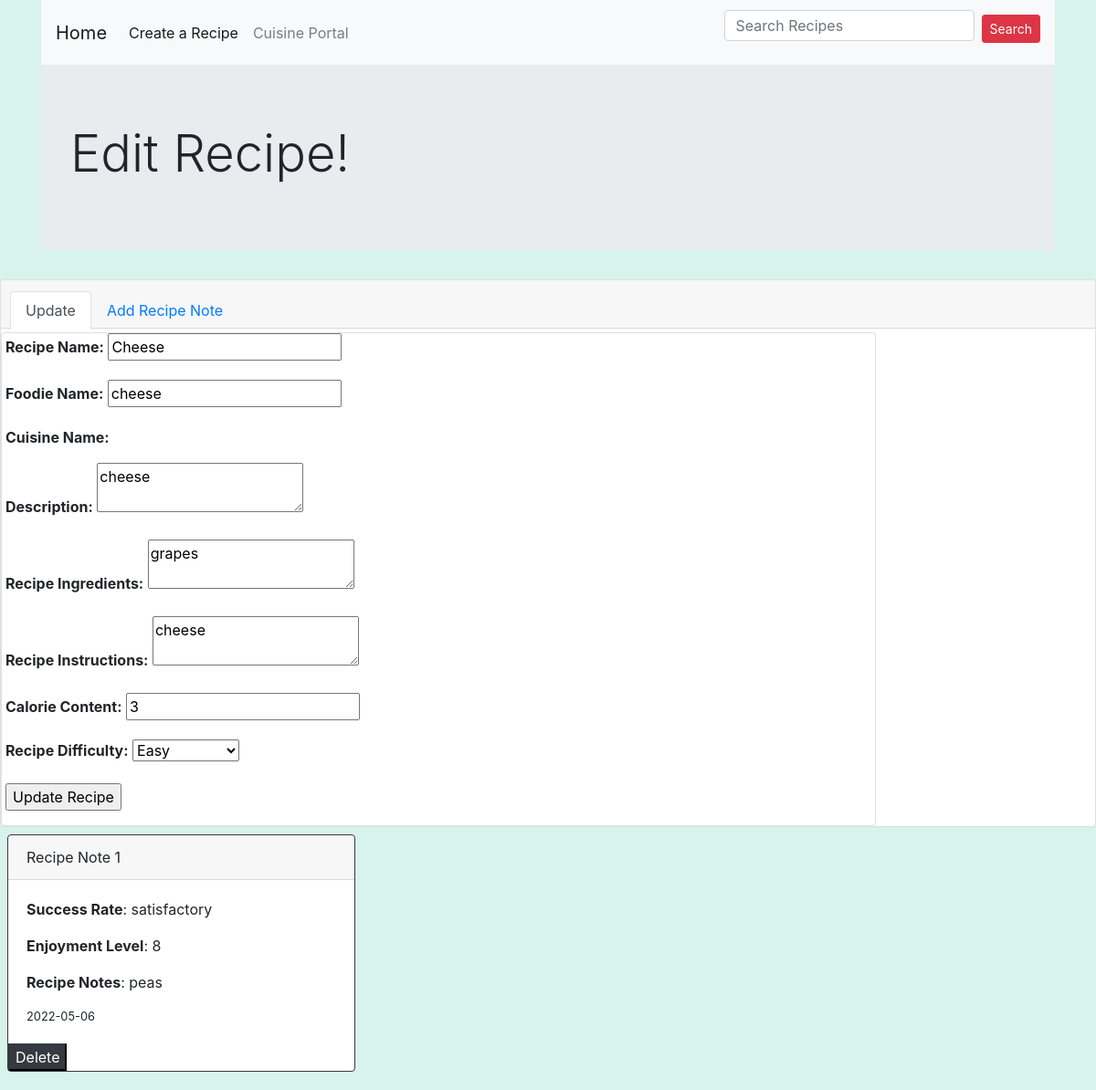
The page /home/edit/1 on the database its author committed.
### application/models.py (models this page shows)
class makeRecipe(db.Model):
    id = db.Column(db.Integer, primary_key=True)
    recipeName = db.Column(db.String(100), nullable=False)
    CuisID = db.Column(db.String(30), db.ForeignKey("cuisines.id"), nullable=False)
    creatorName = db.Column(db.String(30), nullable=False)
    description = db.Column(db.String(500), nullable=False)
    ingredients = db.Column(db.String(500), nullable=False)
    instructions = db.Column(db.String(1500), nullable=False)
    calories = db.Column(db.Integer, nullable=False)
    difficulty = db.Column(db.String(30), nullable=False)
    recipe_notes = db.relationship("trackCook", backref="recipe", lazy=True)

class trackCook(db.Model):
    id = db.Column(db.Integer, primary_key=True)
    madeDate = db.Column(db.Date, nullable=False)
    success = db.Column(db.String(30), nullable=False)
    enjoyRate = db.Column(db.Integer, nullable=False)
    notes = db.Column(db.String(600), unique=False)
    recipe_id = db.Column(db.Integer, db.ForeignKey("make_recipe.id"), nullable=False)

### application/routes.py (the view, shortened to what this page needs)
@app.route("/home/edit/<id>", methods=["GET", "POST"])
def edit_recipe(id):
    look_recipe = makeRecipe.query.get_or_404(id)
    look_notes = trackCook.query.filter(trackCook.recipe_id == id).all()
    form_update =  UpdateRecipe(obj = look_recipe)
    add_track = RecipeTrack()
    if request.method == "GET":
        return render_template("edit.html", title = "Edit Recipe!", recipe = look_recipe, recipe_notes = look_notes,
                                    form_update = form_update, add_track = add_track)
    return render_template("edit.html", title = "Edit Recipe!", recipe = look_recipe, recipe_notes = look_notes,
                                    form_update = form_update, add_track = add_track)

### application/forms.py
class UpdateRecipe(FlaskForm):
    recipeName = StringField("Recipe Name:", validators=[Length(min=1, max=80), DataRequired()])
    creatorName = StringField('Foodie Name:', validators=[Length(min=1, max=30), DataRequired()])
    description = TextAreaField('Description:', validators=[Length(min=1, max=300)])
    ingredients = TextAreaField('Recipe Ingredients:', validators=[DataRequired()])
    instructions = TextAreaField('Recipe Instructions:', validators=[DataRequired()])
    calories = IntegerField('Calorie Content:', validators=[InputRequired()])
    difficulty = SelectField('Recipe Difficulty:', choices=[("easy", "Easy".capitalize()), ("intermediate", "Intermediate".capitalize()), ("advanced", "Advanced".capitalize())])
    update = SubmitField("Update Recipe")

class RecipeTrack(FlaskForm):
    recipeName = StringField('Recipe Name:', validators=[Length(min=1, max=80), DataRequired()])
    madeDate = DateField('Date recipe was cooked:', format='%Y-%m-%d')
    success = SelectField('Success of recipe:', choices=[("could have done better", "Could have done better".capitalize()), ("satisfactory", "Satisfactory".capitalize()), ("cooked to perfection", "Cooked to perfection".capitalize())])
    enjoyRate = IntegerField('Enjoyment rating:', validators=[NumberRange(min=1, max=10), InputRequired()])
    notes = TextAreaField('Recipe notes:', validators=None)
    add_tracking = SubmitField("Add Recipe Review")

### application/templates/edit.html (shortened to what this page needs)
{% extends 'base.html' %}
{% block body %}
<div class="card info-card">
    <div class="card-header">
        <ul class="nav nav-tabs card-header-tabs">
            <li class="nav-item">
                <a class="nav-item nav-link active" id="nav-home-tab" data-toggle="tab" href="#nav-details" role="tab" aria-controls="nav-details" aria-selected="true">Update</a>
            </li>
            <li class="nav-item">
                <a class="nav-item nav-link" id="nav-profile-tab" data-toggle="tab" href="#nav-add" role="tab" aria-controls="nav-add" aria-selected="false">Add Recipe Note</a>
            </li>
        </ul>
    </div>
    <div class="tab-content" id="nav-tabContent">
        <div class="tab-pane fade show active pt-1" id="nav-details" role="tabpanel" aria-labelledby="nav-home-tab">
            <div class="card flex-row border-2" id= recipeNumber{{recipe.id}} style="width: 80%;">
                <div class="card-block px-1">
                    <form action="" enctype="multipart/form-data" id ="SubmitRecipe" method="POST">
                        <fieldset class = "form-group">
                            <div class="form-group">
                                <b>{{ form_update.recipeName.label }}</b> {{ form_update.recipeName }}
                            </div>
                            <div class="form-group">
                                <b>{{ form_update.creatorName.label }}</b> {{ form_update.creatorName}}
                            </div>
                            <div class="form-group">
                                <b>Cuisine Name:</b> {{ form_update.cuisName}}
                            </div>
                            <div class="form-group">
                                <b>{{ form_update.description.label }}</b> {{ form_update.description}}
                            </div>
                            <div class="form-group">
                                <b>{{ form_update.ingredients.label }}</b> {{ form_update.ingredients}}
                            </div>
                            <div class="form-group">
                                <b>{{ form_update.instructions.label }}</b> {{ form_update.instructions}}
                            </div>
                            <div class="form-group">
                                <b>{{ form_update.calories.label }}</b> {{ form_update.calories}}
                            </div>
                            <div class="form-group">
                                <b>{{ form_update.difficulty.label }}</b> {{ form_update.difficulty}}
                            </div>
                            <div class="log-button-container">
                                {{ form_update.update }}
                            </div>
                        </fieldset>
                    </form>
                </div>
            </div>
        </div>
    </div>
</div>
<div class="card-columns my-2 mx-2">
    {% for track in recipe_notes %}
      <div class="card note-card border-dark mr-1" id= "trackNumber{{ track.id }}">
          <div class="card-header">Recipe Note {{ track.id }}</div>
          <div class="card-body">
              <p class="card-text"><b>Success Rate</b>: {{ track.success }}</p>
              <p class="card-text"><b>Enjoyment Level</b>: {{ track.enjoyRate }}</p>
              <p class="card-text"><b>Recipe Notes</b>: {{ track.notes }}</p>
              <p class="card-text"><small class="test-muted">{{ track.madeDate }}</small></p>
          </div>
          <button class="track-delete-btn btn-dark deleteTrack" track_id = "{{ track.id }}">Delete</button>
      </div>
    {% endfor %}
  </div>
{% endblock body %}

### rows shown on the page
makeRecipe: recipeName "Cheese", creatorName "cheese", description "cheese", ingredients "grapes", instructions "cheese", calories "3", difficulty "Easy"
trackCook: id "1", success "satisfactory", enjoyRate "8", notes "peas", madeDate "2022-05-06"

### other values the page prints
{{ title }} "Edit Recipe!"
